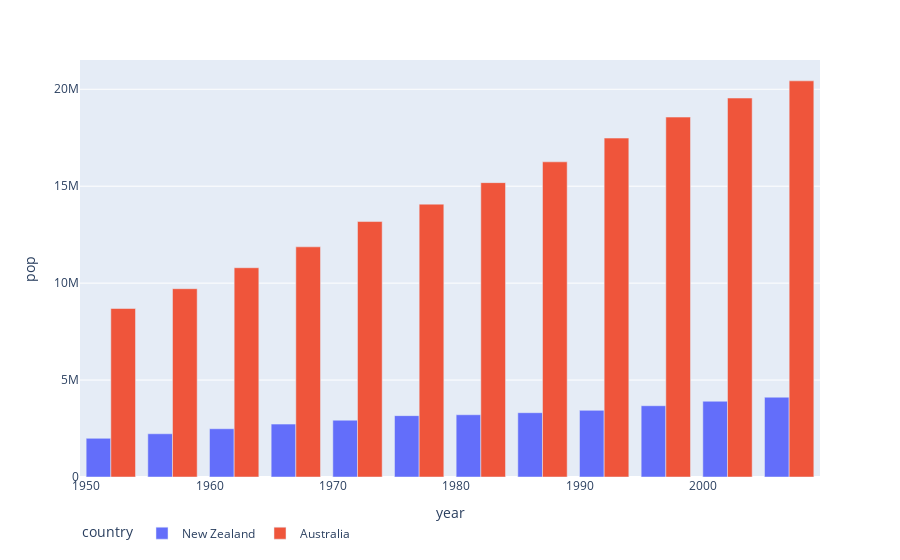

Write notebook code for a chart like this one.
### Markdown cell above
## Horizontal Legend

### Code cell
fig.update_layout(legend=dict(
    orientation='h'
))

### Figure 1 — Plotly figure (JSON) as saved in the notebook; plotly's stock layout.template omitted (floating-point values rounded to 4 significant figures)
{"data": [{"alignmentgroup": "True", "hovertemplate": "country=New Zealand<br>year=%{x}<br>pop=%{y}<extra></extra>", "legendgroup": "New Zealand", "marker": {"color": "#636efa"}, "name": "New Zealand", "offsetgroup": "New Zealand", "orientation": "v", "showlegend": true, "textposition": "auto", "type": "bar", "x": [1952, 1957, 1962, 1967, 1972, 1977, 1982, 1987, 1992, 1997, 2002, 2007], "xaxis": "x", "y": [1994794, 2229407, 2488550, 2728150, 2929100, 3164900, 3210650, 3317166, 3437674, 3676187, 3908037, 4115771], "yaxis": "y"}, {"alignmentgroup": "True", "hovertemplate": "country=Australia<br>year=%{x}<br>pop=%{y}<extra></extra>", "legendgroup": "Australia", "marker": {"color": "#EF553B"}, "name": "Australia", "offsetgroup": "Australia", "orientation": "v", "showlegend": true, "textposition": "auto", "type": "bar", "x": [1952, 1957, 1962, 1967, 1972, 1977, 1982, 1987, 1992, 1997, 2002, 2007], "xaxis": "x", "y": [8691212, 9712569, 10794968, 11872264, 13177000, 14074100, 15184200, 16257249, 17481977, 18565243, 19546792, 20434176], "yaxis": "y"}], "layout": {"barmode": "group", "legend": {"orientation": "h", "title": {"text": "country"}, "tracegroupgap": 0}, "margin": {"t": 60}, "xaxis": {"anchor": "y", "domain": [0, 1], "title": {"text": "year"}}, "yaxis": {"anchor": "x", "domain": [0, 1], "title": {"text": "pop"}}}}
